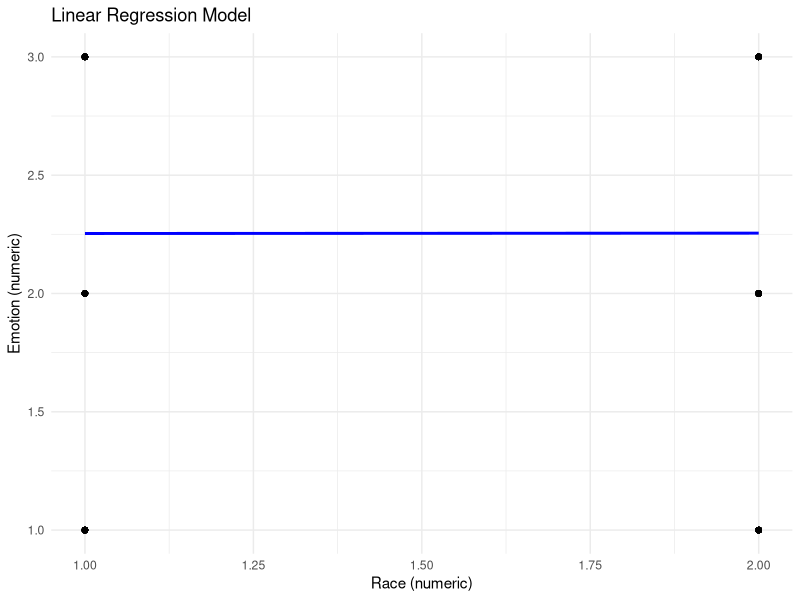
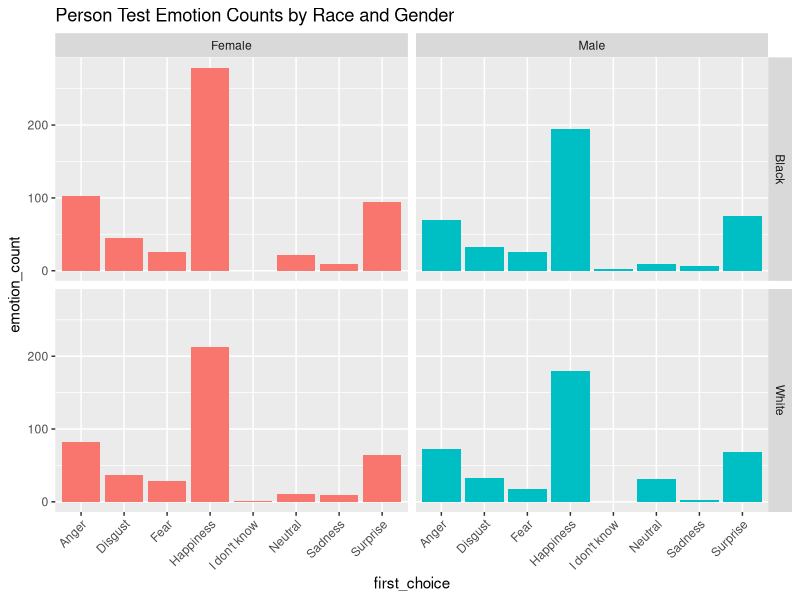
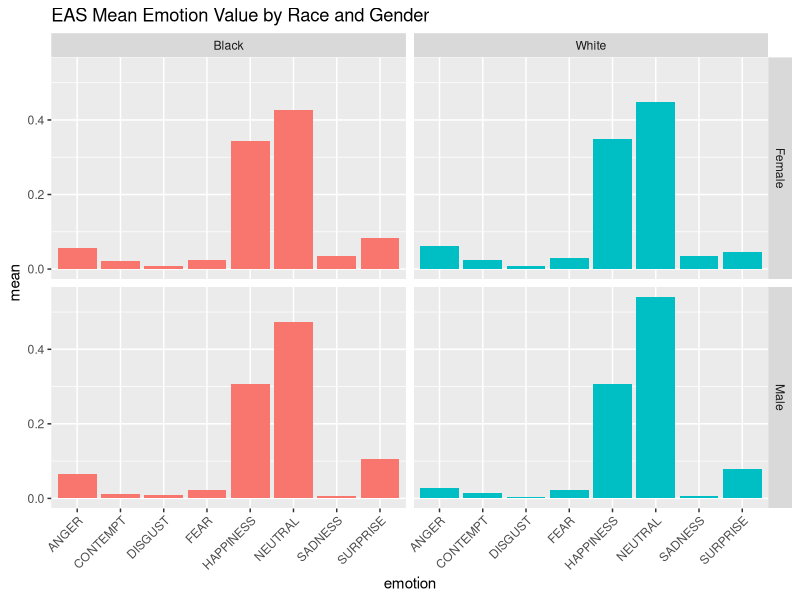
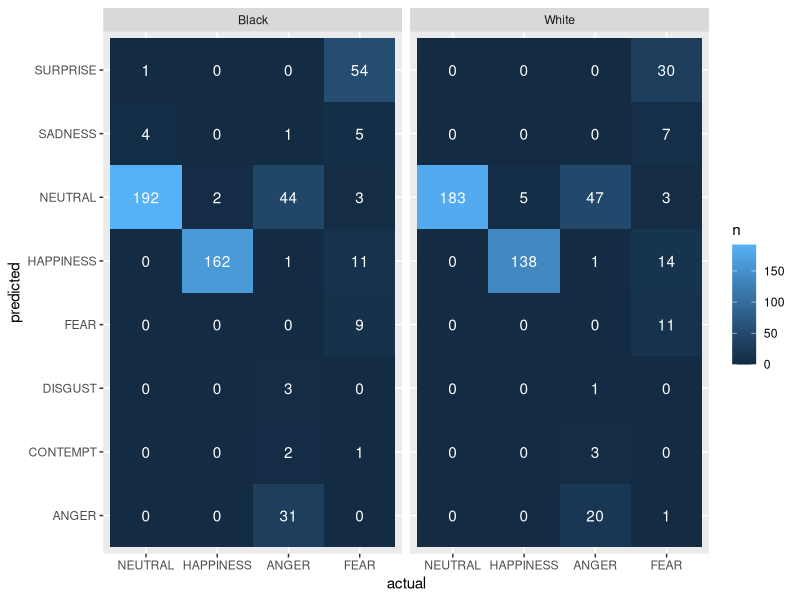

The R source for these figures, in order:
## ---- chunk 1
    #| label: the-data
    #| layout-ncol: 2
    #| column: page

    #load packages
    library(readxl)
    library(dplyr)
    library(tidyr)
    library(stringr)
    library(ggplot2)
    library(skimr)

    #dataframes
    person_data_clean <- read.csv("data/person_data_clean.csv")
    eas_data <- read.csv("data/eas_data.csv")
    eas_data_clean <- read.csv("data/eas_data_clean.csv")
    choice_correct_eas <- read.csv("data/choice_correct_eas.csv")

    #prop of correct predictions for black men made by people
    black_correct_person <- person_data_clean |>
      select(-id, -city, -region, -second_choice, -would_not_use, 
             -gender, -race) |>
      filter(image_race == "Black", image_gender == "Male") |>
      mutate(
        correct = emotion == first_choice
      )

    #prop of correct predictions for black men made by EAS
    black_correct_eas <- eas_data_clean |>
      rowwise() |>
      mutate(
        value = max(c_across(SADNESS:HAPPINESS)),
         PredictedEmotion = names(eas_data_clean)
          [which.max(c_across(SADNESS:HAPPINESS)) + 2]
        #https://stackoverflow.com/questions/30196495/how-to-use-dplyrs-summarize-and-which-to-lookup-min-max-values
        ) |>
      select(-SADNESS:-value) |>
      mutate(Correct = Emotion == PredictedEmotion) |>
      filter(str_detect(Target, "BM"))

    #type 1 error of EAS
    type1_eas <- black_correct_eas |>
      filter(PredictedEmotion == "ANGER", Correct == FALSE)

    #type 1 error of person
    type1_person <- black_correct_person |>
      filter(first_choice == "Anger", correct == FALSE)

    probs <- eas_data |>
      select(SADNESS:HAPPINESS)

    preds <- colnames(probs)[apply(probs, 1, which.max)]

    df <- eas_data |>
      mutate(actual = factor(Emotion, levels= c("N" , "HC" ,"A",  "HO" ,"F" ), 
                              labels=c('NEUTRAL', 'HAPPINESS', 'ANGER', 'HAPPINESS', 'FEAR'))) |>
      mutate(predicted = preds) |>
      mutate(accuracy = predicted == actual ) 

    df |>
      group_by(race) |>
      summarise(mean(accuracy))

      
    df |>
      count(race, actual)
## ---- chunk 2
#| layout-ncol: 3
#| column: page
#| fig-width: 14
#| fig-height: 12
# Convert categorical variables to numeric
person_data_clean_numeric <- person_data_clean |>
  mutate(race_num = as.numeric(as.factor(image_race)),
         emotion_num = as.numeric(as.factor(emotion)))

# Perform a linear regression model
regression_model <- lm(emotion_num ~ race_num, data = person_data_clean_numeric)

ggplot(person_data_clean_numeric, aes(x = race_num, y = emotion_num)) +
  geom_point(alpha = 0.5) +
  geom_smooth(method = "lm", se = FALSE, color = "blue", linetype = "solid") +
  labs(x = "Race (numeric)", y = "Emotion (numeric)", title = "Linear Regression Model") +
  theme_minimal()

#person bar plots
emotion_counts <- person_data_clean |>
  filter(image_gender %in% c("Male", "Female")) |>
  group_by(image_race, image_gender) |>
  count(first_choice) |>
  rename(emotion_count = n)

ggplot(emotion_counts, aes(x = first_choice, y = emotion_count, fill = image_gender)) +
  geom_bar(stat = "identity", position = "dodge", show.legend = FALSE) +
  facet_grid(image_race ~ image_gender) +
  theme(axis.text.x = element_text(angle = 45, hjust = 1)) +
  labs(title = "Person Test Emotion Counts by Race and Gender")

#eas bar plots
emotion_summary_race_gender <- eas_data |>
  filter(race %in% c('Black', 'White')) |>
  pivot_longer(cols = SADNESS:HAPPINESS, names_to = "emotion", values_to = "value") |>
  group_by(race, gender, emotion) |>
  summarise(mean = mean(value), sd = sd(value))

ggplot(emotion_summary_race_gender, aes(x = emotion, y = mean, fill = race)) +
  geom_bar(stat = "identity", position = "dodge", show.legend = FALSE) +
  facet_grid(rows = vars(gender), cols = vars(race)) +
  theme(axis.text.x = element_text(angle = 45, hjust = 1)) +
  labs(title = "EAS Mean Emotion Value by Race and Gender")

## ---- chunk 3


prop_test_angry <- prop.test(x = c(length(type1_eas), length(type1_person)),
          n = c(length(eas_data_clean), length(person_data_clean)),
          alternative = "two.sided")

prop_test_angry

## ---- chunk 4
#| layout-ncol: 2
#| column: page
#| #| fig-width: 8
#| fig-height: 4
df |>
  filter(race %in% c('Black', 'White')) |>
  count(race, predicted, actual) |>
  complete(predicted, actual, race, fill=list(n=0)) |>
  ggplot(aes(x=actual, y=predicted, fill=n)) + geom_tile() + facet_wrap(~race) +
  geom_text(aes(label=n), color='white')


res <- data.frame()
for (cat in unique(df$actual)){
  cur <- df |>
    filter(actual == cat, race %in% c('Black', 'White'))
  comp <- chisq.test(table(cur$race, cur$predicted))
  res <- bind_rows(res, data.frame(category=cat, statisitcs=comp$statistic, pvalue=comp$p.value))
}
res <- res |>
  tibble::rownames_to_column() |>
  select(-rowname)
res
